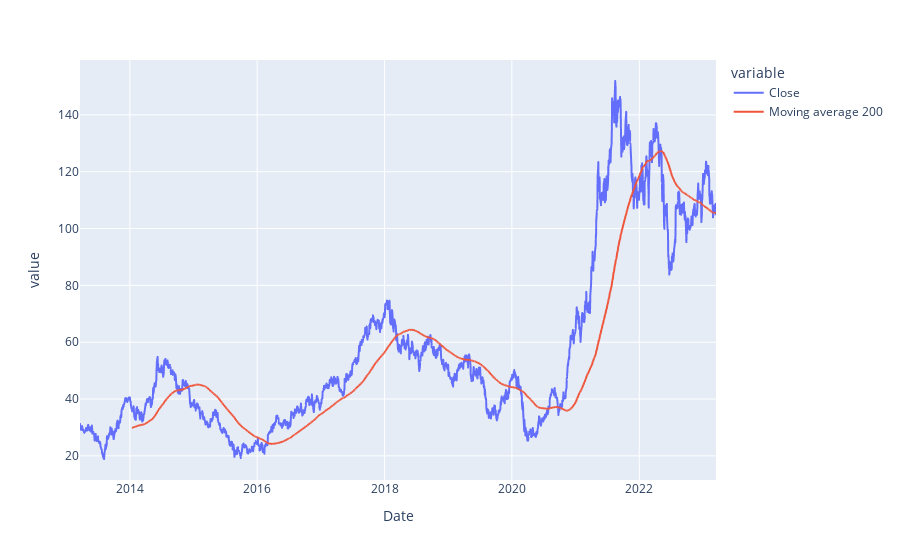

Notebook source saved alongside this figure:
### Code cell
fig2 = px.line(df, x=df.Date , y =['Close','Moving average 200'])
fig2.show()

### Figure 1 — Plotly figure (JSON) as saved in the notebook; plotly's stock layout.template omitted (floating-point values rounded to 4 significant figures; data arrays with more than 128 entries replaced by an {"elided": "..."} marker saying what was removed)
{"data": [{"hovertemplate": "variable=Close<br>Date=%{x}<br>value=%{y}<extra></extra>", "legendgroup": "Close", "line": {"color": "#636efa", "dash": "solid"}, "marker": {"symbol": "circle"}, "mode": "lines", "name": "Close", "showlegend": true, "type": "scattergl", "x": {"elided": "2464 str values"}, "xaxis": "x", "y": {"elided": "2464 float values"}, "yaxis": "y"}, {"hovertemplate": "variable=Moving average 200<br>Date=%{x}<br>value=%{y}<extra></extra>", "legendgroup": "Moving average 200", "line": {"color": "#EF553B", "dash": "solid"}, "marker": {"symbol": "circle"}, "mode": "lines", "name": "Moving average 200", "showlegend": true, "type": "scattergl", "x": {"elided": "2464 str values"}, "xaxis": "x", "y": {"elided": "2464 float values"}, "yaxis": "y"}], "layout": {"legend": {"title": {"text": "variable"}, "tracegroupgap": 0}, "margin": {"t": 60}, "xaxis": {"anchor": "y", "domain": [0, 1], "title": {"text": "Date"}}, "yaxis": {"anchor": "x", "domain": [0, 1], "title": {"text": "value"}}}}
